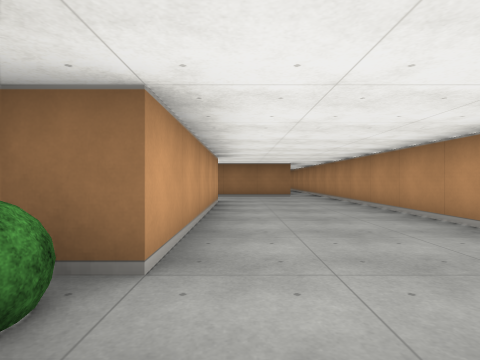
View 1 (above)

19 first-person views from a walk through a cub3D maze. The camera is about half as high as the walls, looks level and sees 80° across. The floor is counted in squares. Each view is taken from the middle of a square. On the plan, view 1 faces up. The plan holds only what a view shows up to about 9 squares ahead; the rest is blank.

View 2
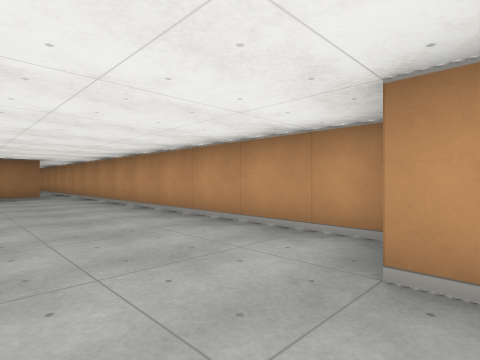

View 3
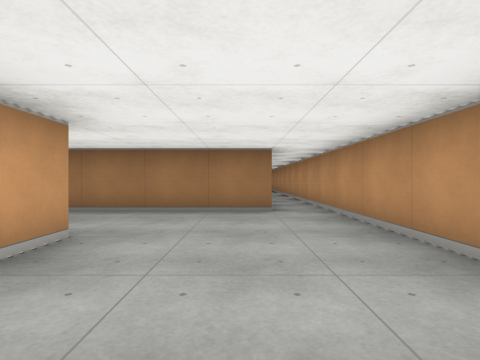

View 4
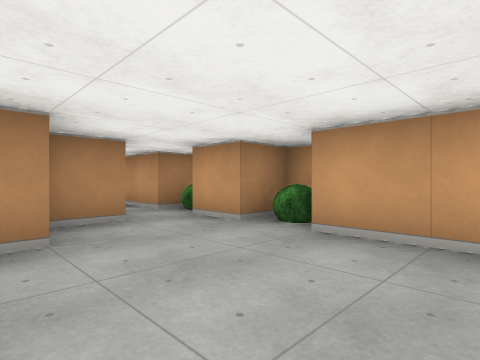

View 5
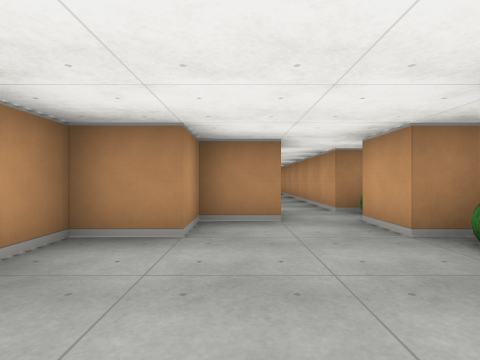

View 6
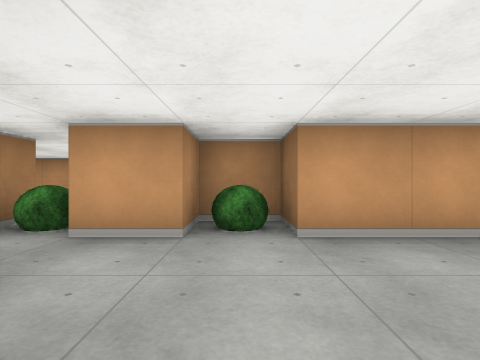

View 7
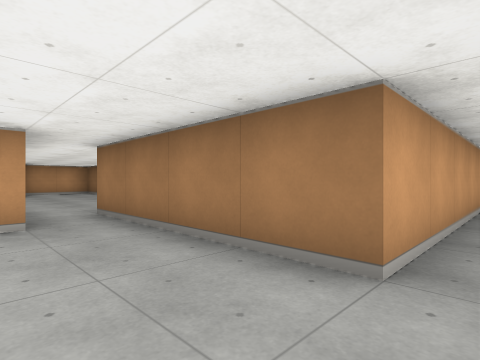

View 8
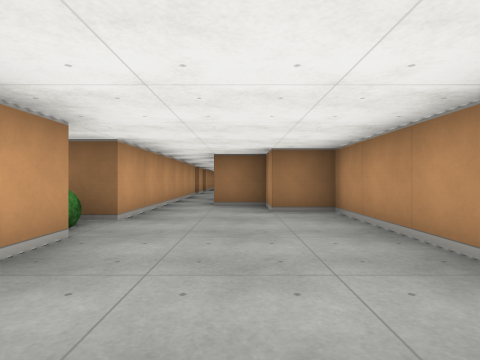

View 9
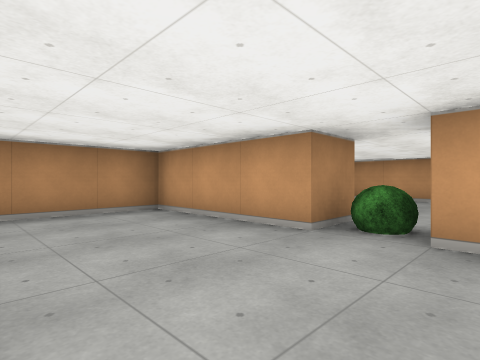

View 10
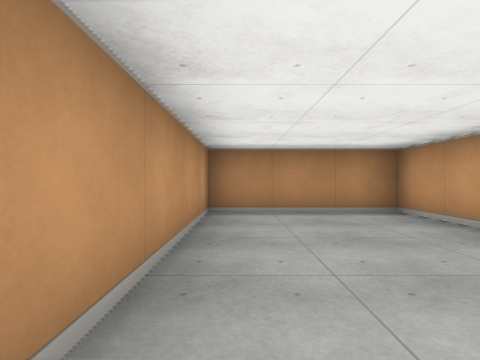

View 11
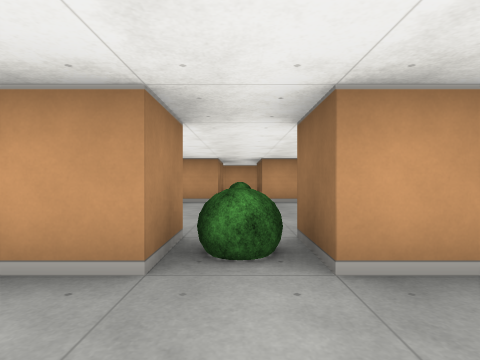

View 12
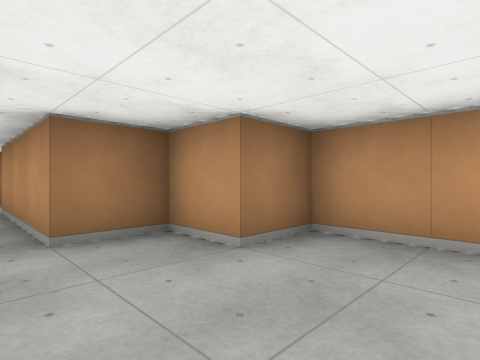

View 13
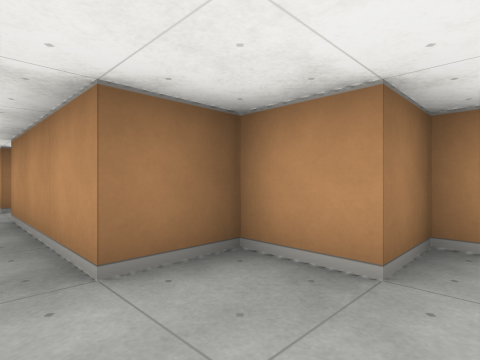

View 14
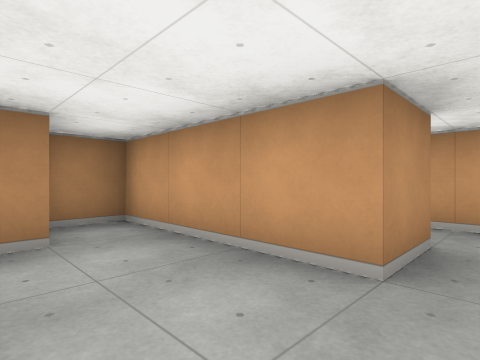

View 15
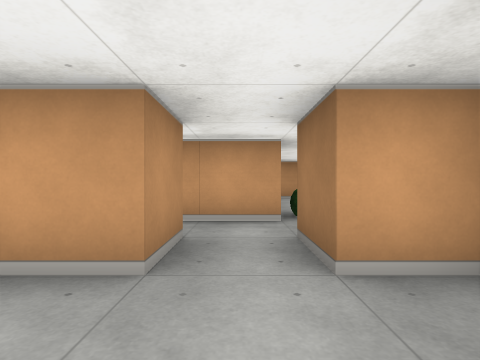

View 16
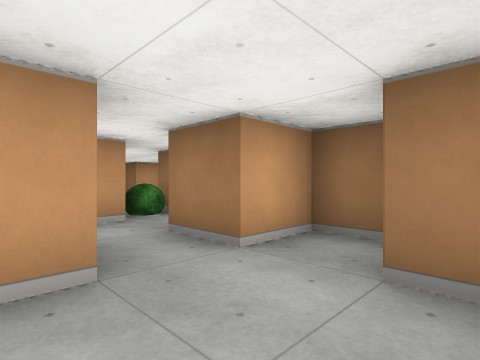

View 17
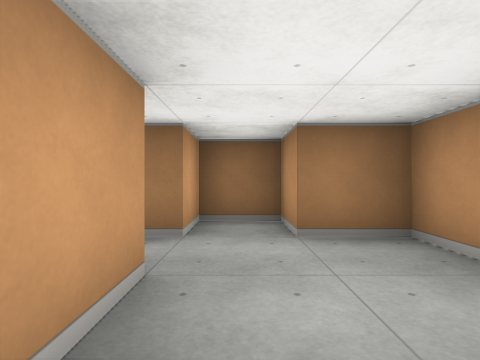

View 18
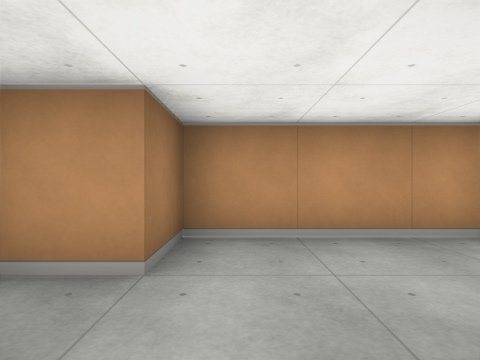

View 19
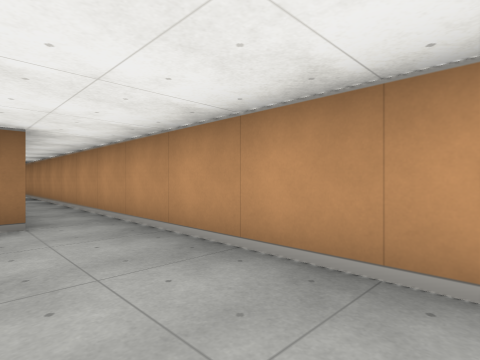

### Floor plan
Ten units are one square. View 1 is at (0, 0); x grows to the right and y downward. Boxes are objects, and circles mark ways between rooms. Rooms are numbered by the first view taken in them; rooms with no view inside come last. Other rooms are left out.
<svg viewBox="-50 -160 90 280">
<path fill="none" stroke="#000" d="M-45 4 -45 10M-45 -12 -45 -5M-15 15 -5 15M-5 -5 -5 5M15 -126 15 -85 -15 -85M-5 -65 -5 -15 -15 -15 -15 -5 -5 -5M5 5 15 5 15 -5 25 -5 25 -155M-5 85 -5 115 25 115 25 65 15 65 15 55 5 55 5 25 15 25M15 15 5 15M-5 15 -5 75M15 25 15 55 24 55M24 45 29 45M35 41 35 15 25 15M25 5 15 5"/>
<rect x="-15" y="5" width="10" height="10" fill="#bbb"><title>bush</title></rect>
<rect x="-15" y="-15" width="10" height="10" fill="#bbb"><title>bush</title></rect>
<circle cx="0" cy="0" r="3" fill="#2a7"/>
<circle cx="0" cy="10" r="3" fill="#2a7"/>
<circle cx="10" cy="20" r="3" fill="#2a7"/>
<text x="-30" y="0">1</text>
<text x="20" y="-110">2</text>
<text x="10" y="70">3</text>
<text x="20" y="30">4</text>
</svg>
Room 1 opens to room 2. Room 1 opens to room 3. Room 3 opens to room 4.

Where each view was taken, in squares from view 1:
view 1: 0 up, 0 right, facing up
view 2: 0 up, 0 right, facing up-right
view 3: 4 up, 1 right, facing up
view 4: 3 up, 2 right, facing down-left
view 5: 3 up, 1 right, facing down
view 6: 1 up, 2 right, facing left
view 7: 7 up, 2 right, facing up-left
view 8: 11 down, 1 right, facing up
view 9: 7 down, 2 right, facing down-left
view 10: 7 down, 2 right, facing down
view 11: 8 down, 1 right, facing left
view 12: 8 down, 0 right, facing up-right
view 13: 7 down, 0 right, facing up-right
view 14: 2 down, 3 right, facing down-left
view 15: 2 down, 3 right, facing left
view 16: 3 down, 3 right, facing up-left
view 17: 4 down, 2 right, facing up
view 18: 2 down, 1 right, facing right
view 19: 5 up, 1 right, facing up-right
